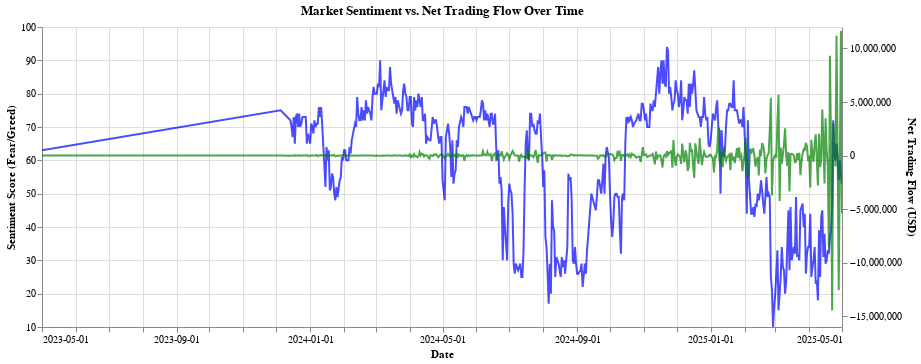

Notebook code for this chart:
### Markdown cell above
Time Series Divergence

### Code cell
# Base chart for date selection
base = alt.Chart(df_daily_analysis).encode(
    # Use the 'date' column (a proper datetime object) for the X-axis
    x=alt.X('date', title='Date', axis=alt.Axis(format="%Y-%m-%d"))
).properties(
    width=800,
    height=300
)

# Line for Sentiment (Bitcoin Fear & Greed Index)
line_sentiment = base.mark_line(color='blue', opacity=0.7).encode(
    y=alt.Y('value', title='Sentiment Score (Fear/Greed)', scale=alt.Scale(zero=False)),
    tooltip=['date', alt.Tooltip('value', title='Sentiment Score')]
).properties(
    title='Market Sentiment vs. Net Trading Flow Over Time'
)

# Line for Net Flow (Green)
line_flow = base.mark_line(color='green', opacity=0.7).encode(
    y=alt.Y('net_flow_usd', title='Net Trading Flow (USD)', scale=alt.Scale(zero=False)),
    tooltip=['date', alt.Tooltip('net_flow_usd', title='Net Flow USD')]
)

# Combine the two lines on a dual-axis chart
chart_timeseries = alt.layer(line_sentiment, line_flow).resolve_scale(
    y='independent'
).interactive()
chart_timeseries

### Figure 1 — Vega-Lite specification as saved in the notebook (floating-point values rounded to 4 significant figures; data arrays with more than 128 entries replaced by an {"elided": "..."} marker saying what was removed)
{"config": {"view": {"continuousWidth": 300, "continuousHeight": 300}}, "layer": [{"mark": {"type": "line", "color": "blue", "opacity": 0.7}, "encoding": {"tooltip": [{"field": "date", "type": "temporal"}, {"field": "value", "title": "Sentiment Score", "type": "quantitative"}], "x": {"axis": {"format": "%Y-%m-%d"}, "field": "date", "title": "Date", "type": "temporal"}, "y": {"field": "value", "scale": {"zero": false}, "title": "Sentiment Score (Fear/Greed)", "type": "quantitative"}}, "name": "view_3", "title": "Market Sentiment vs. Net Trading Flow Over Time"}, {"mark": {"type": "line", "color": "green", "opacity": 0.7}, "encoding": {"tooltip": [{"field": "date", "type": "temporal"}, {"field": "net_flow_usd", "title": "Net Flow USD", "type": "quantitative"}], "x": {"axis": {"format": "%Y-%m-%d"}, "field": "date", "title": "Date", "type": "temporal"}, "y": {"field": "net_flow_usd", "scale": {"zero": false}, "title": "Net Trading Flow (USD)", "type": "quantitative"}}}], "data": {"name": "data-c05c884314da1325c8c1ecdb1efcffc5"}, "height": 300, "params": [{"name": "param_9", "select": {"type": "interval", "encodings": ["x", "y"]}, "bind": "scales", "views": ["view_3"]}], "resolve": {"scale": {"y": "independent"}}, "width": 800, "$schema": "https://vega.github.io/schema/vega-lite/v5.20.1.json", "datasets": {"data-c05c884314da1325c8c1ecdb1efcffc5": {"elided": "479 records"}}}
